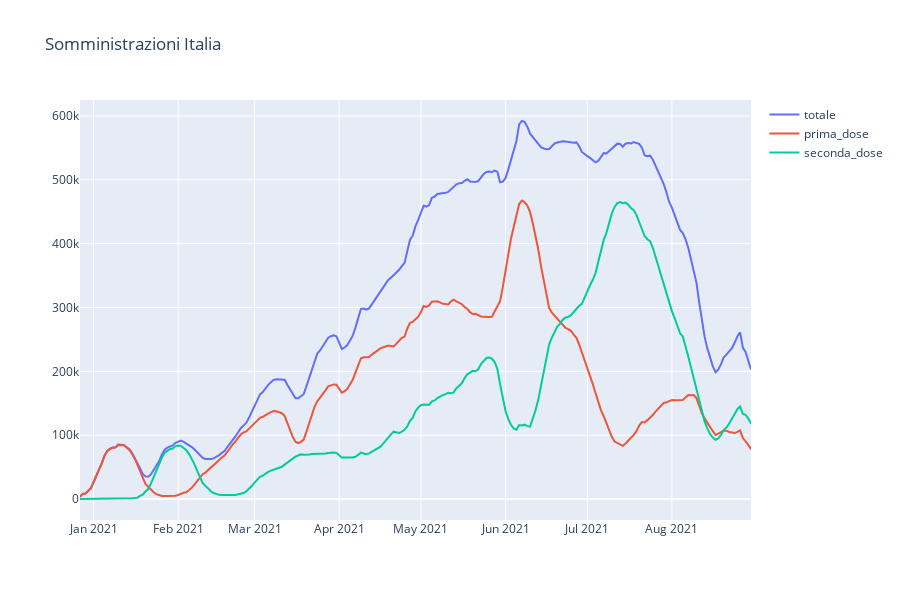

Notebook code cell kept with this figure:
### Code cell
variabili=['totale','prima_dose','seconda_dose']

fig=go.Figure()
    
    
for v in variabili:
    fig.add_trace(go.Scatter(x=ita_df['data_somministrazione'],
                             y=moving_function_rev1(ita_df[v],np.mean,3,3),
                             mode='lines',
                            name=v))
   
fig.update_layout(
    title='Somministrazioni Italia',
    autosize=False,
    showlegend=True,
    width=900,
    height=600)
fig.show()

### Figure 1 — Plotly figure (JSON) as saved in the notebook; plotly's stock layout.template omitted (floating-point values rounded to 4 significant figures; data arrays with more than 128 entries replaced by an {"elided": "..."} marker saying what was removed)
{"data": [{"mode": "lines", "name": "totale", "type": "scatter", "x": {"elided": "247 str values"}, "y": {"elided": "247 int values"}}, {"mode": "lines", "name": "prima_dose", "type": "scatter", "x": {"elided": "247 str values"}, "y": {"elided": "247 int values"}}, {"mode": "lines", "name": "seconda_dose", "type": "scatter", "x": {"elided": "247 str values"}, "y": {"elided": "247 int values"}}], "layout": {"autosize": false, "height": 600, "showlegend": true, "title": {"text": "Somministrazioni Italia"}, "width": 900, "xaxis": {"autorange": true, "range": ["2020-12-27", "2021-08-30"], "type": "date"}, "yaxis": {"autorange": true, "range": [-32900.0, 625100.0], "type": "linear"}}}
